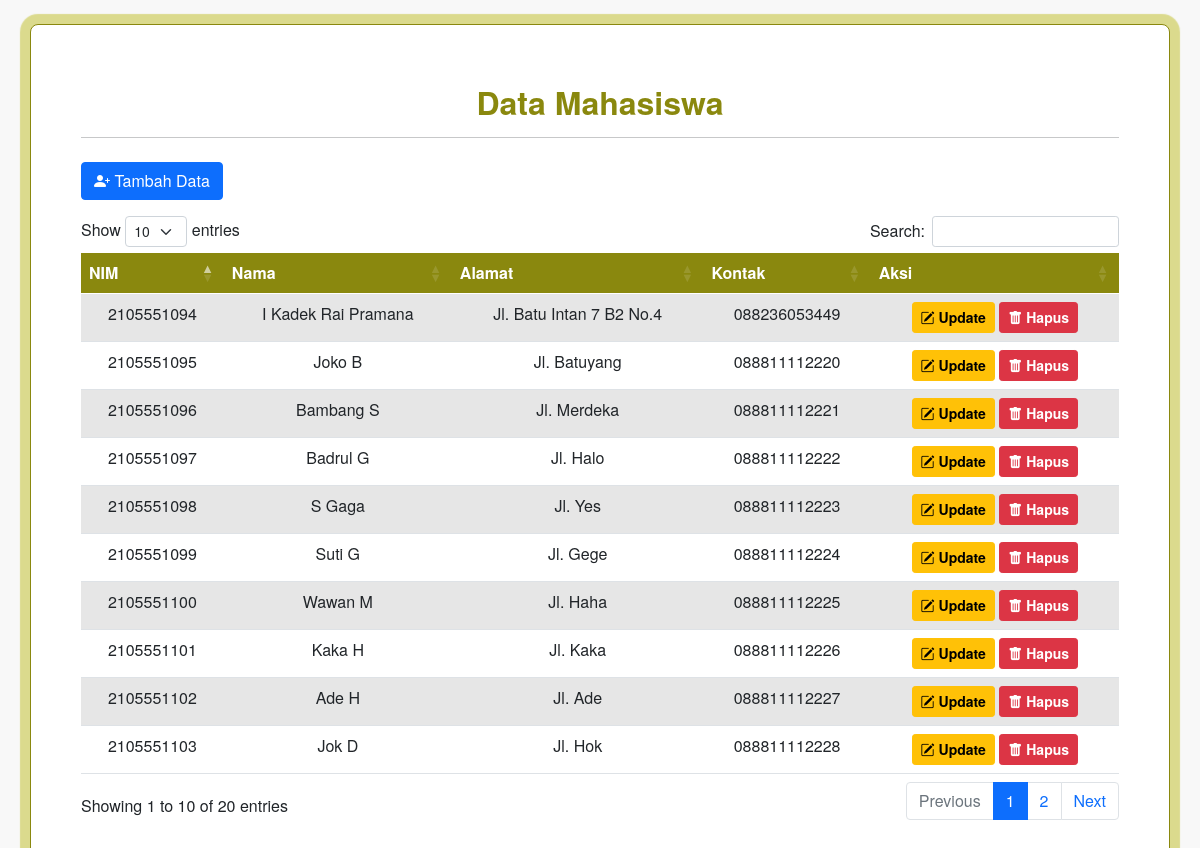
The page / on the database its author committed.
### tables this page shows
CREATE TABLE `mahasiswa` (
  `NIM` varchar(10) NOT NULL,
  `Namamhs` varchar(30) DEFAULT NULL,
  `Alamatmhs` varchar(80) DEFAULT NULL,
  `Kontakmhs` varchar(12) DEFAULT NULL,
  PRIMARY KEY (`NIM`)
);

### index.php (the view, shortened to what this page needs)
<?php
require 'php/connection.php';
$data = mysqli_query($conn, "SELECT * FROM mahasiswa");
?>
<!DOCTYPE html>
<html lang="en">
<head>
    <link href="https://cdn.jsdelivr.net/npm/bootstrap@5.0.0-beta2/dist/css/bootstrap.min.css" rel="stylesheet">
    <link rel="stylesheet" href="https://cdn.jsdelivr.net/npm/bootstrap-icons@1.4.0/font/bootstrap-icons.css">
    <link rel="stylesheet" href="https://cdn.datatables.net/1.10.23/css/dataTables.bootstrap5.min.css">
    <link rel="stylesheet" href="https://cdn.jsdelivr.net/npm/bootstrap@5.0.0-beta1/dist/css/bootstrap.min.css">
    <link rel="stylesheet" type="text/css" href="css/styleIndex.css">
</head>
<body>
    <div class="container">
        <div class="row my-2">
            <div class="col-md">
                <h2 class="text-center fw-bold">Data Mahasiswa</h2>
                <hr>
            </div>
        </div>
        <div class="row my-2">
            <div class="col-md">
                <a href="php/addData.php" class="btn btn-primary"><i class="bi bi-person-plus-fill"></i>&nbsp;Tambah Data</a>
            </div>
        </div>
        <div class="row my-3">
            <div class="col-md">
                <table id="data" class="table table-striped table-responsive table-hover text-center" style="width:100%">
                    <thead class="table" style="background-color: #8a880e; color: #ffffff">
                        <tr>
                            <th>NIM</th>
                            <th>Nama</th>
                            <th>Alamat</th>
                            <th>Kontak</th>
                            <th>Aksi</th>
                        </tr>
                    </thead>
                    <tbody>
                        <?php while ($row = mysqli_fetch_array($data)) : ?>
                            <tr>
                                <td><?= $row['NIM']; ?></td>
                                <td><?= $row['Namamhs']; ?></td>
                                <td><?= $row['Alamatmhs']; ?></td>
                                <td><?= $row['Kontakmhs']; ?></td>
                                <td>
                                    <a href="php/updateData.php?NIM=<?= $row['NIM'] ?>" class="btn btn-warning btn-sm" style="font-weight: 600;"><i class="bi bi-pencil-square"></i>&nbsp;Update</a>
                                    <a href="php/deleteData.php?NIM=<?= $row['NIM'] ?>" class="btn btn-danger btn-sm" style="font-weight: 600;" onclick="return confirm('Apakah Anda yakin untuk menghapus data NIM: <?= $row['NIM']; ?>?');"><i class="bi bi-trash-fill"></i>&nbsp;Hapus</a>
                                </td>
                            </tr>
                        <?php endwhile; ?>
                    </tbody>
                </table>
            </div>
        </div>
    </div>
</body>
</html>

### css/styleIndex.css (style rules this page uses)
body { background-color: #f8f8f8; font-family: sohne, "Helvetica Neue", Helvetica, Arial, sans-serif; }
.container { background-color: #ffffff; padding: 50px; margin-top: 2%; margin-bottom: 2%; background-color: #ffffff; border-radius: 8px; border: 1px solid #8a880e; box-shadow: 0 0 1px 10px #bcb91a7a; }
h2 { color: #8a880e; margin: 0; }

### rows shown on the page
mahasiswa: NIM "2105551094", Namamhs "I Kadek Rai Pramana", Alamatmhs "Jl. Batu Intan 7 B2 No.4", Kontakmhs "088236053449"
mahasiswa: NIM "2105551095", Namamhs "Joko B", Alamatmhs "Jl. Batuyang", Kontakmhs "088811112220"
mahasiswa: NIM "2105551096", Namamhs "Bambang S", Alamatmhs "Jl. Merdeka", Kontakmhs "088811112221"
mahasiswa: NIM "2105551097", Namamhs "Badrul G", Alamatmhs "Jl. Halo", Kontakmhs "088811112222"
mahasiswa: NIM "2105551098", Namamhs "S Gaga", Alamatmhs "Jl. Yes", Kontakmhs "088811112223"
mahasiswa: NIM "2105551099", Namamhs "Suti G", Alamatmhs "Jl. Gege", Kontakmhs "088811112224"
mahasiswa: NIM "2105551100", Namamhs "Wawan M", Alamatmhs "Jl. Haha", Kontakmhs "088811112225"
mahasiswa: NIM "2105551101", Namamhs "Kaka H", Alamatmhs "Jl. Kaka", Kontakmhs "088811112226"
mahasiswa: NIM "2105551102", Namamhs "Ade H", Alamatmhs "Jl. Ade", Kontakmhs "088811112227"
mahasiswa: NIM "2105551103", Namamhs "Jok D", Alamatmhs "Jl. Hok", Kontakmhs "088811112228"
